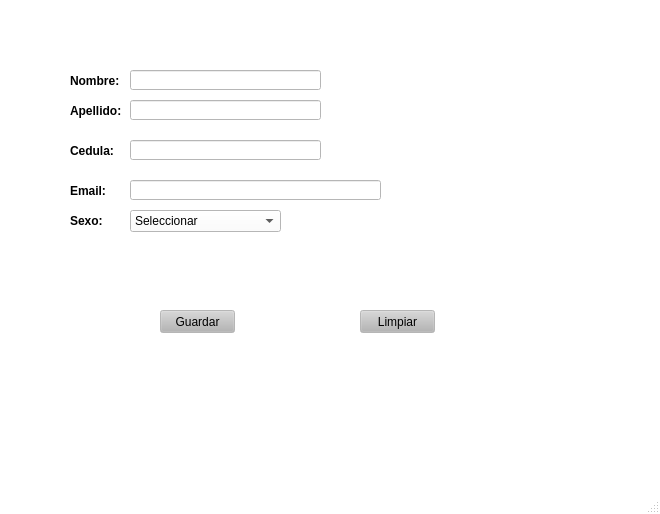
<?xml version="1.0" encoding="UTF-8"?>
<ui version="4.0">
 <class>vtnPrincipal</class>
 <widget class="QMainWindow" name="vtnPrincipal">
  <property name="geometry">
   <rect>
    <x>0</x>
    <y>0</y>
    <width>660</width>
    <height>514</height>
   </rect>
  </property>
  <property name="palette">
   <palette>
    <active>
     <colorrole role="WindowText">
      <brush brushstyle="SolidPattern">
       <color alpha="255">
        <red>0</red>
        <green>0</green>
        <blue>0</blue>
       </color>
      </brush>
     </colorrole>
     <colorrole role="Button">
      <brush brushstyle="SolidPattern">
       <color alpha="255">
        <red>255</red>
        <green>255</green>
        <blue>255</blue>
       </color>
      </brush>
     </colorrole>
     <colorrole role="Light">
      <brush brushstyle="SolidPattern">
       <color alpha="255">
        <red>255</red>
        <green>255</green>
        <blue>255</blue>
       </color>
      </brush>
     </colorrole>
     <colorrole role="Midlight">
      <brush brushstyle="SolidPattern">
       <color alpha="255">
        <red>255</red>
        <green>255</green>
        <blue>255</blue>
       </color>
      </brush>
     </colorrole>
     <colorrole role="Dark">
      <brush brushstyle="SolidPattern">
       <color alpha="255">
        <red>127</red>
        <green>127</green>
        <blue>127</blue>
       </color>
      </brush>
     </colorrole>
     <colorrole role="Mid">
      <brush brushstyle="SolidPattern">
       <color alpha="255">
        <red>170</red>
        <green>170</green>
        <blue>170</blue>
       </color>
      </brush>
     </colorrole>
     <colorrole role="Text">
      <brush brushstyle="SolidPattern">
       <color alpha="255">
        <red>0</red>
        <green>0</green>
        <blue>0</blue>
       </color>
      </brush>
     </colorrole>
     <colorrole role="BrightText">
      <brush brushstyle="SolidPattern">
       <color alpha="255">
        <red>255</red>
        <green>255</green>
        <blue>255</blue>
       </color>
      </brush>
     </colorrole>
     <colorrole role="ButtonText">
      <brush brushstyle="SolidPattern">
       <color alpha="255">
        <red>0</red>
        <green>0</green>
        <blue>0</blue>
       </color>
      </brush>
     </colorrole>
     <colorrole role="Base">
      <brush brushstyle="SolidPattern">
       <color alpha="255">
        <red>255</red>
        <green>255</green>
        <blue>255</blue>
       </color>
      </brush>
     </colorrole>
     <colorrole role="Window">
      <brush brushstyle="SolidPattern">
       <color alpha="255">
        <red>255</red>
        <green>255</green>
        <blue>255</blue>
       </color>
      </brush>
     </colorrole>
     <colorrole role="Shadow">
      <brush brushstyle="SolidPattern">
       <color alpha="255">
        <red>0</red>
        <green>0</green>
        <blue>0</blue>
       </color>
      </brush>
     </colorrole>
     <colorrole role="AlternateBase">
      <brush brushstyle="SolidPattern">
       <color alpha="255">
        <red>255</red>
        <green>255</green>
        <blue>255</blue>
       </color>
      </brush>
     </colorrole>
     <colorrole role="ToolTipBase">
      <brush brushstyle="SolidPattern">
       <color alpha="255">
        <red>255</red>
        <green>255</green>
        <blue>220</blue>
       </color>
      </brush>
     </colorrole>
     <colorrole role="ToolTipText">
      <brush brushstyle="SolidPattern">
       <color alpha="255">
        <red>0</red>
        <green>0</green>
        <blue>0</blue>
       </color>
      </brush>
     </colorrole>
    </active>
    <inactive>
     <colorrole role="WindowText">
      <brush brushstyle="SolidPattern">
       <color alpha="255">
        <red>0</red>
        <green>0</green>
        <blue>0</blue>
       </color>
      </brush>
     </colorrole>
     <colorrole role="Button">
      <brush brushstyle="SolidPattern">
       <color alpha="255">
        <red>255</red>
        <green>255</green>
        <blue>255</blue>
       </color>
      </brush>
     </colorrole>
     <colorrole role="Light">
      <brush brushstyle="SolidPattern">
       <color alpha="255">
        <red>255</red>
        <green>255</green>
        <blue>255</blue>
       </color>
      </brush>
     </colorrole>
     <colorrole role="Midlight">
      <brush brushstyle="SolidPattern">
       <color alpha="255">
        <red>255</red>
        <green>255</green>
        <blue>255</blue>
       </color>
      </brush>
     </colorrole>
     <colorrole role="Dark">
      <brush brushstyle="SolidPattern">
       <color alpha="255">
        <red>127</red>
        <green>127</green>
        <blue>127</blue>
       </color>
      </brush>
     </colorrole>
     <colorrole role="Mid">
      <brush brushstyle="SolidPattern">
       <color alpha="255">
        <red>170</red>
        <green>170</green>
        <blue>170</blue>
       </color>
      </brush>
     </colorrole>
     <colorrole role="Text">
      <brush brushstyle="SolidPattern">
       <color alpha="255">
        <red>0</red>
        <green>0</green>
        <blue>0</blue>
       </color>
      </brush>
     </colorrole>
     <colorrole role="BrightText">
      <brush brushstyle="SolidPattern">
       <color alpha="255">
        <red>255</red>
        <green>255</green>
        <blue>255</blue>
       </color>
      </brush>
     </colorrole>
     <colorrole role="ButtonText">
      <brush brushstyle="SolidPattern">
       <color alpha="255">
        <red>0</red>
        <green>0</green>
        <blue>0</blue>
       </color>
      </brush>
     </colorrole>
     <colorrole role="Base">
      <brush brushstyle="SolidPattern">
       <color alpha="255">
        <red>255</red>
        <green>255</green>
        <blue>255</blue>
       </color>
      </brush>
     </colorrole>
     <colorrole role="Window">
      <brush brushstyle="SolidPattern">
       <color alpha="255">
        <red>255</red>
        <green>255</green>
        <blue>255</blue>
       </color>
      </brush>
     </colorrole>
     <colorrole role="Shadow">
      <brush brushstyle="SolidPattern">
       <color alpha="255">
        <red>0</red>
        <green>0</green>
        <blue>0</blue>
       </color>
      </brush>
     </colorrole>
     <colorrole role="AlternateBase">
      <brush brushstyle="SolidPattern">
       <color alpha="255">
        <red>255</red>
        <green>255</green>
        <blue>255</blue>
       </color>
      </brush>
     </colorrole>
     <colorrole role="ToolTipBase">
      <brush brushstyle="SolidPattern">
       <color alpha="255">
        <red>255</red>
        <green>255</green>
        <blue>220</blue>
       </color>
      </brush>
     </colorrole>
     <colorrole role="ToolTipText">
      <brush brushstyle="SolidPattern">
       <color alpha="255">
        <red>0</red>
        <green>0</green>
        <blue>0</blue>
       </color>
      </brush>
     </colorrole>
    </inactive>
    <disabled>
     <colorrole role="WindowText">
      <brush brushstyle="SolidPattern">
       <color alpha="255">
        <red>127</red>
        <green>127</green>
        <blue>127</blue>
       </color>
      </brush>
     </colorrole>
     <colorrole role="Button">
      <brush brushstyle="SolidPattern">
       <color alpha="255">
        <red>255</red>
        <green>255</green>
        <blue>255</blue>
       </color>
      </brush>
     </colorrole>
     <colorrole role="Light">
      <brush brushstyle="SolidPattern">
       <color alpha="255">
        <red>255</red>
        <green>255</green>
        <blue>255</blue>
       </color>
      </brush>
     </colorrole>
     <colorrole role="Midlight">
      <brush brushstyle="SolidPattern">
       <color alpha="255">
        <red>255</red>
        <green>255</green>
        <blue>255</blue>
       </color>
      </brush>
     </colorrole>
     <colorrole role="Dark">
      <brush brushstyle="SolidPattern">
       <color alpha="255">
        <red>127</red>
        <green>127</green>
        <blue>127</blue>
       </color>
      </brush>
     </colorrole>
     <colorrole role="Mid">
      <brush brushstyle="SolidPattern">
       <color alpha="255">
        <red>170</red>
        <green>170</green>
        <blue>170</blue>
       </color>
      </brush>
     </colorrole>
     <colorrole role="Text">
      <brush brushstyle="SolidPattern">
       <color alpha="255">
        <red>127</red>
        <green>127</green>
        <blue>127</blue>
       </color>
      </brush>
     </colorrole>
     <colorrole role="BrightText">
      <brush brushstyle="SolidPattern">
       <color alpha="255">
        <red>255</red>
        <green>255</green>
        <blue>255</blue>
       </color>
      </brush>
     </colorrole>
     <colorrole role="ButtonText">
      <brush brushstyle="SolidPattern">
       <color alpha="255">
        <red>127</red>
        <green>127</green>
        <blue>127</blue>
       </color>
      </brush>
     </colorrole>
     <colorrole role="Base">
      <brush brushstyle="SolidPattern">
       <color alpha="255">
        <red>255</red>
        <green>255</green>
        <blue>255</blue>
       </color>
      </brush>
     </colorrole>
     <colorrole role="Window">
      <brush brushstyle="SolidPattern">
       <color alpha="255">
        <red>255</red>
        <green>255</green>
        <blue>255</blue>
       </color>
      </brush>
     </colorrole>
     <colorrole role="Shadow">
      <brush brushstyle="SolidPattern">
       <color alpha="255">
        <red>0</red>
        <green>0</green>
        <blue>0</blue>
       </color>
      </brush>
     </colorrole>
     <colorrole role="AlternateBase">
      <brush brushstyle="SolidPattern">
       <color alpha="255">
        <red>255</red>
        <green>255</green>
        <blue>255</blue>
       </color>
      </brush>
     </colorrole>
     <colorrole role="ToolTipBase">
      <brush brushstyle="SolidPattern">
       <color alpha="255">
        <red>255</red>
        <green>255</green>
        <blue>220</blue>
       </color>
      </brush>
     </colorrole>
     <colorrole role="ToolTipText">
      <brush brushstyle="SolidPattern">
       <color alpha="255">
        <red>0</red>
        <green>0</green>
        <blue>0</blue>
       </color>
      </brush>
     </colorrole>
    </disabled>
   </palette>
  </property>
  <property name="windowTitle">
   <string>Sistema de Administración de Persona</string>
  </property>
  <widget class="QWidget" name="centralwidget">
   <widget class="QLabel" name="lblNombre">
    <property name="geometry">
     <rect>
      <x>70</x>
      <y>60</y>
      <width>131</width>
      <height>41</height>
     </rect>
    </property>
    <property name="font">
     <font>
      <weight>75</weight>
      <bold>true</bold>
     </font>
    </property>
    <property name="mouseTracking">
     <bool>false</bool>
    </property>
    <property name="tabletTracking">
     <bool>false</bool>
    </property>
    <property name="text">
     <string>Nombre:</string>
    </property>
   </widget>
   <widget class="QLabel" name="lblApellido">
    <property name="geometry">
     <rect>
      <x>70</x>
      <y>90</y>
      <width>131</width>
      <height>41</height>
     </rect>
    </property>
    <property name="font">
     <font>
      <weight>75</weight>
      <bold>true</bold>
     </font>
    </property>
    <property name="mouseTracking">
     <bool>false</bool>
    </property>
    <property name="tabletTracking">
     <bool>false</bool>
    </property>
    <property name="text">
     <string>Apellido:</string>
    </property>
   </widget>
   <widget class="QLineEdit" name="TxTNombre">
    <property name="geometry">
     <rect>
      <x>130</x>
      <y>70</y>
      <width>191</width>
      <height>20</height>
     </rect>
    </property>
    <property name="text">
     <string/>
    </property>
    <property name="maxLength">
     <number>20</number>
    </property>
   </widget>
   <widget class="QLineEdit" name="TxTApellido">
    <property name="geometry">
     <rect>
      <x>130</x>
      <y>100</y>
      <width>191</width>
      <height>20</height>
     </rect>
    </property>
    <property name="maxLength">
     <number>20</number>
    </property>
   </widget>
   <widget class="QPushButton" name="btnGuardar">
    <property name="geometry">
     <rect>
      <x>160</x>
      <y>310</y>
      <width>75</width>
      <height>23</height>
     </rect>
    </property>
    <property name="palette">
     <palette>
      <active>
       <colorrole role="Button">
        <brush brushstyle="SolidPattern">
         <color alpha="255">
          <red>181</red>
          <green>181</green>
          <blue>181</blue>
         </color>
        </brush>
       </colorrole>
       <colorrole role="Light">
        <brush brushstyle="SolidPattern">
         <color alpha="255">
          <red>156</red>
          <green>156</green>
          <blue>156</blue>
         </color>
        </brush>
       </colorrole>
       <colorrole role="Midlight">
        <brush brushstyle="SolidPattern">
         <color alpha="255">
          <red>150</red>
          <green>150</green>
          <blue>150</blue>
         </color>
        </brush>
       </colorrole>
      </active>
      <inactive>
       <colorrole role="Button">
        <brush brushstyle="SolidPattern">
         <color alpha="255">
          <red>181</red>
          <green>181</green>
          <blue>181</blue>
         </color>
        </brush>
       </colorrole>
       <colorrole role="Light">
        <brush brushstyle="SolidPattern">
         <color alpha="255">
          <red>156</red>
          <green>156</green>
          <blue>156</blue>
         </color>
        </brush>
       </colorrole>
       <colorrole role="Midlight">
        <brush brushstyle="SolidPattern">
         <color alpha="255">
          <red>150</red>
          <green>150</green>
          <blue>150</blue>
         </color>
        </brush>
       </colorrole>
      </inactive>
      <disabled>
       <colorrole role="Button">
        <brush brushstyle="SolidPattern">
         <color alpha="255">
          <red>181</red>
          <green>181</green>
          <blue>181</blue>
         </color>
        </brush>
       </colorrole>
       <colorrole role="Light">
        <brush brushstyle="SolidPattern">
         <color alpha="255">
          <red>156</red>
          <green>156</green>
          <blue>156</blue>
         </color>
        </brush>
       </colorrole>
       <colorrole role="Midlight">
        <brush brushstyle="SolidPattern">
         <color alpha="255">
          <red>150</red>
          <green>150</green>
          <blue>150</blue>
         </color>
        </brush>
       </colorrole>
      </disabled>
     </palette>
    </property>
    <property name="text">
     <string>Guardar</string>
    </property>
   </widget>
   <widget class="QLabel" name="lblCedula">
    <property name="geometry">
     <rect>
      <x>70</x>
      <y>130</y>
      <width>131</width>
      <height>41</height>
     </rect>
    </property>
    <property name="font">
     <font>
      <weight>75</weight>
      <bold>true</bold>
     </font>
    </property>
    <property name="mouseTracking">
     <bool>false</bool>
    </property>
    <property name="tabletTracking">
     <bool>false</bool>
    </property>
    <property name="text">
     <string>Cedula:</string>
    </property>
   </widget>
   <widget class="QLineEdit" name="TxTCedula">
    <property name="geometry">
     <rect>
      <x>130</x>
      <y>140</y>
      <width>191</width>
      <height>20</height>
     </rect>
    </property>
    <property name="maxLength">
     <number>10</number>
    </property>
   </widget>
   <widget class="QLabel" name="lblEmail">
    <property name="geometry">
     <rect>
      <x>70</x>
      <y>170</y>
      <width>131</width>
      <height>41</height>
     </rect>
    </property>
    <property name="font">
     <font>
      <weight>75</weight>
      <bold>true</bold>
     </font>
    </property>
    <property name="mouseTracking">
     <bool>false</bool>
    </property>
    <property name="tabletTracking">
     <bool>false</bool>
    </property>
    <property name="text">
     <string>Email:</string>
    </property>
   </widget>
   <widget class="QLineEdit" name="TxTEmail">
    <property name="geometry">
     <rect>
      <x>130</x>
      <y>180</y>
      <width>251</width>
      <height>20</height>
     </rect>
    </property>
    <property name="maxLength">
     <number>60</number>
    </property>
   </widget>
   <widget class="QLabel" name="lblSexo">
    <property name="geometry">
     <rect>
      <x>70</x>
      <y>200</y>
      <width>41</width>
      <height>41</height>
     </rect>
    </property>
    <property name="font">
     <font>
      <weight>75</weight>
      <bold>true</bold>
     </font>
    </property>
    <property name="mouseTracking">
     <bool>false</bool>
    </property>
    <property name="tabletTracking">
     <bool>false</bool>
    </property>
    <property name="text">
     <string>Sexo:</string>
    </property>
   </widget>
   <widget class="QComboBox" name="comboBox">
    <property name="geometry">
     <rect>
      <x>130</x>
      <y>210</y>
      <width>151</width>
      <height>22</height>
     </rect>
    </property>
    <item>
     <property name="text">
      <string>Seleccionar</string>
     </property>
    </item>
    <item>
     <property name="text">
      <string>Masculino</string>
     </property>
    </item>
    <item>
     <property name="text">
      <string>Feminino</string>
     </property>
    </item>
    <item>
     <property name="text">
      <string>Prefiero no decirlo</string>
     </property>
    </item>
   </widget>
   <widget class="QPushButton" name="btnLimpiar">
    <property name="geometry">
     <rect>
      <x>360</x>
      <y>310</y>
      <width>75</width>
      <height>23</height>
     </rect>
    </property>
    <property name="palette">
     <palette>
      <active>
       <colorrole role="Button">
        <brush brushstyle="SolidPattern">
         <color alpha="255">
          <red>181</red>
          <green>181</green>
          <blue>181</blue>
         </color>
        </brush>
       </colorrole>
       <colorrole role="Light">
        <brush brushstyle="SolidPattern">
         <color alpha="255">
          <red>156</red>
          <green>156</green>
          <blue>156</blue>
         </color>
        </brush>
       </colorrole>
       <colorrole role="Midlight">
        <brush brushstyle="SolidPattern">
         <color alpha="255">
          <red>150</red>
          <green>150</green>
          <blue>150</blue>
         </color>
        </brush>
       </colorrole>
      </active>
      <inactive>
       <colorrole role="Button">
        <brush brushstyle="SolidPattern">
         <color alpha="255">
          <red>181</red>
          <green>181</green>
          <blue>181</blue>
         </color>
        </brush>
       </colorrole>
       <colorrole role="Light">
        <brush brushstyle="SolidPattern">
         <color alpha="255">
          <red>156</red>
          <green>156</green>
          <blue>156</blue>
         </color>
        </brush>
       </colorrole>
       <colorrole role="Midlight">
        <brush brushstyle="SolidPattern">
         <color alpha="255">
          <red>150</red>
          <green>150</green>
          <blue>150</blue>
         </color>
        </brush>
       </colorrole>
      </inactive>
      <disabled>
       <colorrole role="Button">
        <brush brushstyle="SolidPattern">
         <color alpha="255">
          <red>181</red>
          <green>181</green>
          <blue>181</blue>
         </color>
        </brush>
       </colorrole>
       <colorrole role="Light">
        <brush brushstyle="SolidPattern">
         <color alpha="255">
          <red>156</red>
          <green>156</green>
          <blue>156</blue>
         </color>
        </brush>
       </colorrole>
       <colorrole role="Midlight">
        <brush brushstyle="SolidPattern">
         <color alpha="255">
          <red>150</red>
          <green>150</green>
          <blue>150</blue>
         </color>
        </brush>
       </colorrole>
      </disabled>
     </palette>
    </property>
    <property name="text">
     <string>Limpiar</string>
    </property>
   </widget>
  </widget>
  <widget class="QMenuBar" name="menubar">
   <property name="geometry">
    <rect>
     <x>0</x>
     <y>0</y>
     <width>660</width>
     <height>21</height>
    </rect>
   </property>
  </widget>
  <widget class="QStatusBar" name="statusbar"/>
 </widget>
 <resources/>
 <connections/>
</ui>
